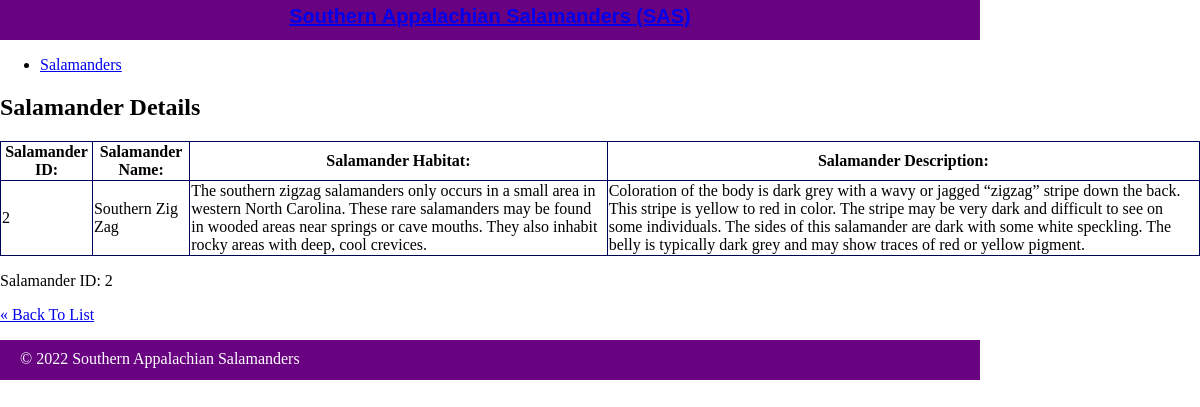
Page /salamanders/show.php?id=2 on the committed database.
### tables this page shows
CREATE TABLE `salamander` (
  `id` int(11) NOT NULL AUTO_INCREMENT PRIMARY KEY,
  `name` varchar(255) NOT NULL,
  `habitat` text,
  `description` text
);

### private/query_functions.php (called while the page is built, shortened)
<?php
  function find_salamander_by_id($id) {
    global $db;
    $sql = "SELECT * FROM salamander ";
    $sql .= "WHERE id='" . $id . "'";
    $result = mysqli_query($db, $sql);
    $salamander = mysqli_fetch_assoc($result);
    return $salamander;
  }

### private/functions.php (called while the page is built, shortened)
<?php
function url_for($script_path) {
  if($script_path[0] != '/') {
    $script_path = "/" . $script_path;
  }
  return WWW_ROOT . $script_path;
}
function h($string="") {
  return htmlspecialchars($string);
}
?>

### public/salamanders/show.php (the view, shortened to what this page needs)
<?php
  $id = $_GET['id'] ?? '1' ;
  $salamander = find_salamander_by_id($id);
  include(SHARED_PATH . '/salamander-header.php');
?>
<html>
  <h2>Salamander Details</h2>
  <table border="1">
    <tr>
      <th>Salamander ID: </th>
      <th>Salamander Name: </th>
      <th>Salamander Habitat: </th>
      <th>Salamander Description: </th>
    </tr>
    <tr>
      <td>
        <?php echo h($salamander['id']); ?>
      </td>
      <td>
        <?php echo h($salamander['name']); ?>
      </td>
      <td>
        <?php echo h($salamander['habitat']); ?>
      </td>
      <td>
        <?php echo h($salamander['description']); ?>
      </td>
    </tr>
  </table>
  <p>Salamander ID: <?php echo h($id); ?></p>
  <p>
    <a class="back-link" href="<?php echo url_for('/salamanders/index.php'); ?>">&laquo; Back To List</a>
  </p>
</html>
<?php include(SHARED_PATH . '/salamander-footer.php'); ?>

### public/stylesheets/salamanders.css (style rules this page uses)
html { height: 100%; width: 100%; }
body { height: 980px; width: 100%; margin: 0; padding: 0; }
table { border-collapse: collapse; vertical-align: top; }

### private/shared/salamander-header.php (style rules this page uses)
table, tr, th, td { border: solid #005 1px; }

### rows in the picture
salamander: id "2", name "Southern Zig Zag", habitat "The southern zigzag salamanders only occurs in a small area in western North Carolina. These rare salamanders may be found in wooded areas near springs or cave mouths. They also inhabit rocky areas with deep, cool crevices.", description "Coloration of the body is dark grey with a wavy or jagged “zigzag” stripe down the back. This stripe is yellow to red in color. The stripe may be very dark and difficult to see on some individuals. The sides of this salamander are dark with some white speckling. The belly is typically dark grey and may show traces of red or yellow pigment."

### other values in the picture
$id "2"
